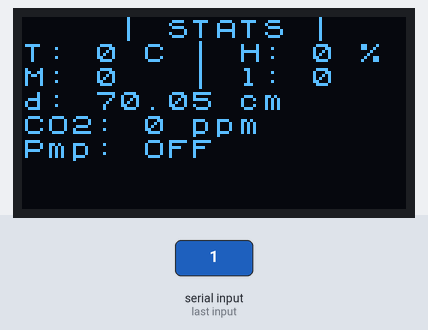
The sketch below on a simulated ESP8266 (NodeMCU). On the bench: 128×64 one-colour display. Inputs (shaded band) come from the test bench. What the sketch prints to the serial monitor is not drawn.

1.3 s: "1\n" received over the second serial link
Above: at 3.7 s.
4.0 s: "0\n" received over the second serial link
Timing chart, 0 to 7.0 s (numbered marks = the images above; inputs shaded):
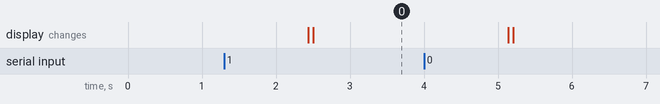

Measured:
- after the input at 1.3 s, the display: first changes after 1.1 s (image 0 shows a later state)

The sketch:

nodemcu_lowcost_display.ino
```cpp
#include <U8x8lib.h>
#include <ArduinoJson.h>

#include <ESP8266WiFi.h>
#include <WiFiClient.h>
#include <ESP8266WebServer.h>

#include <SoftwareSerial.h>
SoftwareSerial node_2_ard(D6,D5); // tx, rx

// Replace these with your own WiFi network credentials
const char* ssid = "Hotspot";
const char* password = "SPDPassword";

// The IP address and port number of the remote server
const char* serverIP = "10.42.0.1";
const int serverPort = 1880;
const char* urlPath = "/url";
volatile bool START_WATERING = false;
WiFiClient client;

U8X8_SSD1306_128X64_NONAME_HW_I2C u8x8(/* reset=*/ U8X8_PIN_NONE);


void setup() {
  u8x8.begin();
  u8x8.setFont(u8x8_font_chroma48medium8_r);

  Serial.begin(9600);
  node_2_ard.begin(19200);
//  WiFi.begin(ssid, password);
//
//  // setup the WIFI client
//  while (WiFi.status() != WL_CONNECTED) {
//    delay(500);
//  }

}

struct Data{
  int temp = 99;
  int hum = 99;
  float dist = 999.9;
  int wet = 9999;
  int light = 9999;
  int co2 = 9999;
  bool pump = false;
  } data;

struct Data doc2data(struct Data data, StaticJsonDocument<128> &doc){
  data.temp = doc["temp"];
  data.hum = doc["hum"];
  data.dist = doc["dist"];
  data.wet = doc["wet"];
  data.light = doc["light"];
  data.co2 = doc["co2"];
  data.pump = doc["pump"];

  return data;
  }


void loop() {

  StaticJsonDocument<128> doc;
  DeserializationError error = deserializeJson(doc, node_2_ard);

  if (error){
    Serial.println("Not received");
//    Serial.print(error);
    return;
  }
  else {
    Serial.println("Received json, drawing.");
    String jsonString;
//    serializeJson(doc, jsonString);
//    sendPostRequest(jsonString);
    data = doc2data(data, doc);
    Serial.print("Received for example: data.temp:");
    Serial.println(data.temp);
    Serial.print("Received for example: data.hum:");
    Serial.println(data.hum);
    Serial.print("Received for example: data.dist:");
    Serial.println(data.dist);
    Serial.print("Received for example: data.light:");
    Serial.println(data.light);


  }
drawData(data);

}


void sendPostRequest(String jsonPayload) {
  if (!client.connect(serverIP, serverPort)) {
    return;
  }

  // Send the HTTP POST request
  client.print(String("POST ") + urlPath + " HTTP/1.1\r\n" +
               "Host: " + serverIP + "\r\n" +
               "Content-Type: application/json\r\n" +
               "Content-Length: " + jsonPayload.length() + "\r\n" +
               "Connection: close\r\n\r\n" +
               jsonPayload + "\r\n");

  // Listen for the server's response
  unsigned long timeout = millis();
  while (client.connected() && (millis() - timeout < 3000)) {
    if (client.available()) {
      String response = client.readStringUntil('\r');
      // Serial.println("Received response: " + response);

      if (response.indexOf("water") >= 0) {
        START_WATERING = true;
      }

      timeout = millis();
    }
  }

  // Close the connection
  client.stop();
}


void drawData(struct Data data){
  // clear display
  u8x8.clearDisplay();
  u8x8.setCursor(4,0);
  u8x8.print("| STATS |");

  // display temperature
  u8x8.setFont(u8x8_font_chroma48medium8_r);
  u8x8.setCursor(0,1);
  u8x8.print("T: ");
  u8x8.print(int(data.temp));
  u8x8.print(" C");
//
//  // display humidity
  u8x8.setCursor(7, 1);
  u8x8.print("| H: ");
  u8x8.print(int(data.hum));
  u8x8.print(" %");

//  // display moisture
  u8x8.setCursor(0, 2);
  u8x8.print("M: ");
  u8x8.print(data.wet);
//  u8x8.print(" -");

//  // display light
  u8x8.setCursor(7, 2);
  u8x8.print("| l: ");
  u8x8.print(data.light);
//  u8x8.print(" -");

  // display dist
  u8x8.setCursor(0, 3);
  u8x8.print("d: ");
  u8x8.print(70.05);
  u8x8.print(" cm");

  // display CO2
  u8x8.setCursor(0, 4);
  u8x8.print("CO2: ");
  u8x8.print(data.co2);
  u8x8.print(" ppm");

  // display pump status
  if (data.pump){
    u8x8.setCursor(0, 5);
    u8x8.print("Pmp: ON");
  }
  else{
    u8x8.setCursor(0, 5);
    u8x8.print("Pmp: OFF");
  }

  u8x8.refreshDisplay();
}
```
